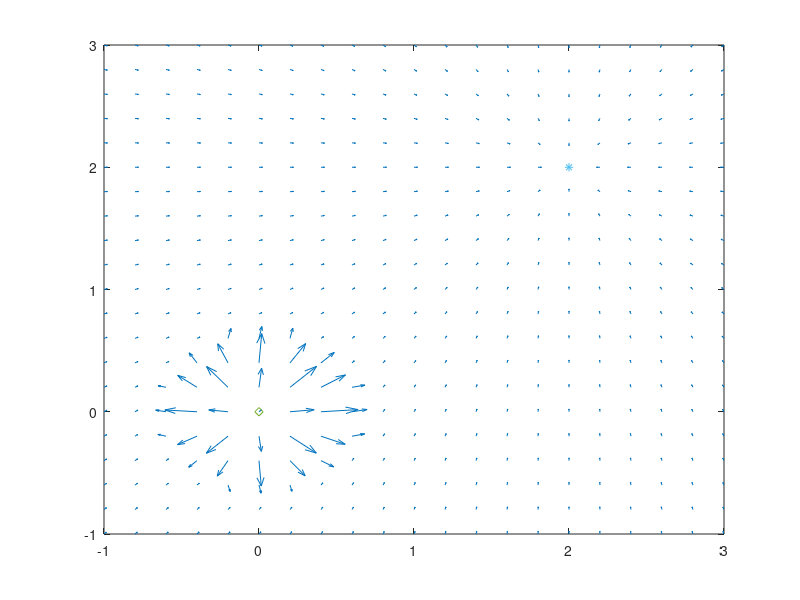
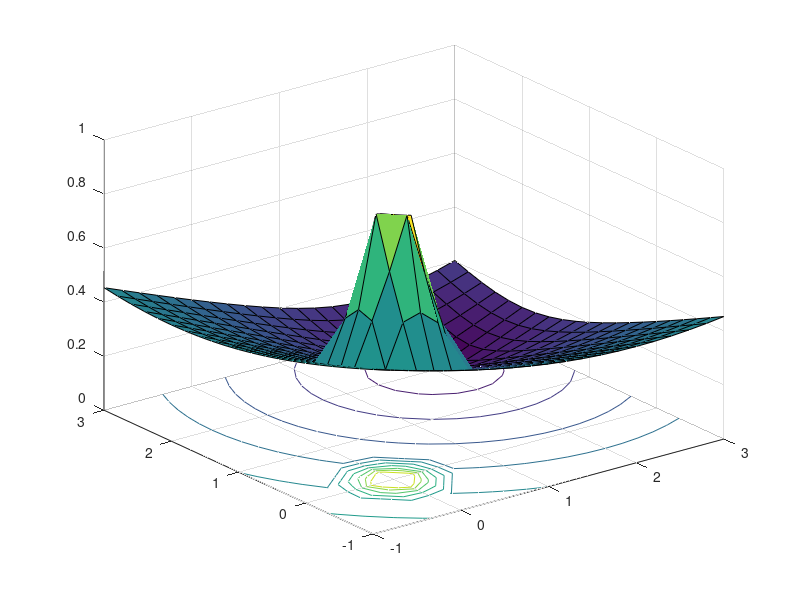

These charts were generated, in order, by the following MATLAB code:
function PotentialField_PointGraph

    R = 0.5; % obstacle_effect_r

    obs = [0 0]; 
    goal = [2 2];
    
    [X,Y] = meshgrid(-1:0.2:3);

    a_scale = 100;
    attr = a_scale.*sqrt((X-goal(1)).^2+(Y-goal(2)).^2); % attr_potential
    
    r_scale = 100;
    di2o = sqrt((X-obs(1)).^2+(Y-obs(2)).^2);
    di2o(di2o>R) = 1;
    repu = r_scale./di2o;
    repu(repu>500) = 500;
    total = attr + repu;
%   
    [u,v] = gradient(total);

    figure
    quiver(X,Y,-u,-v);
    hold on;
    plot(obs(1,1), obs(1,2),'d');
    plot(goal(1,1), goal(1,2),'*');
    normA = total - min(total(:));
    Z = normA ./ max(normA(:)); % *
    figure;
    surfc(X,Y,Z);
end
